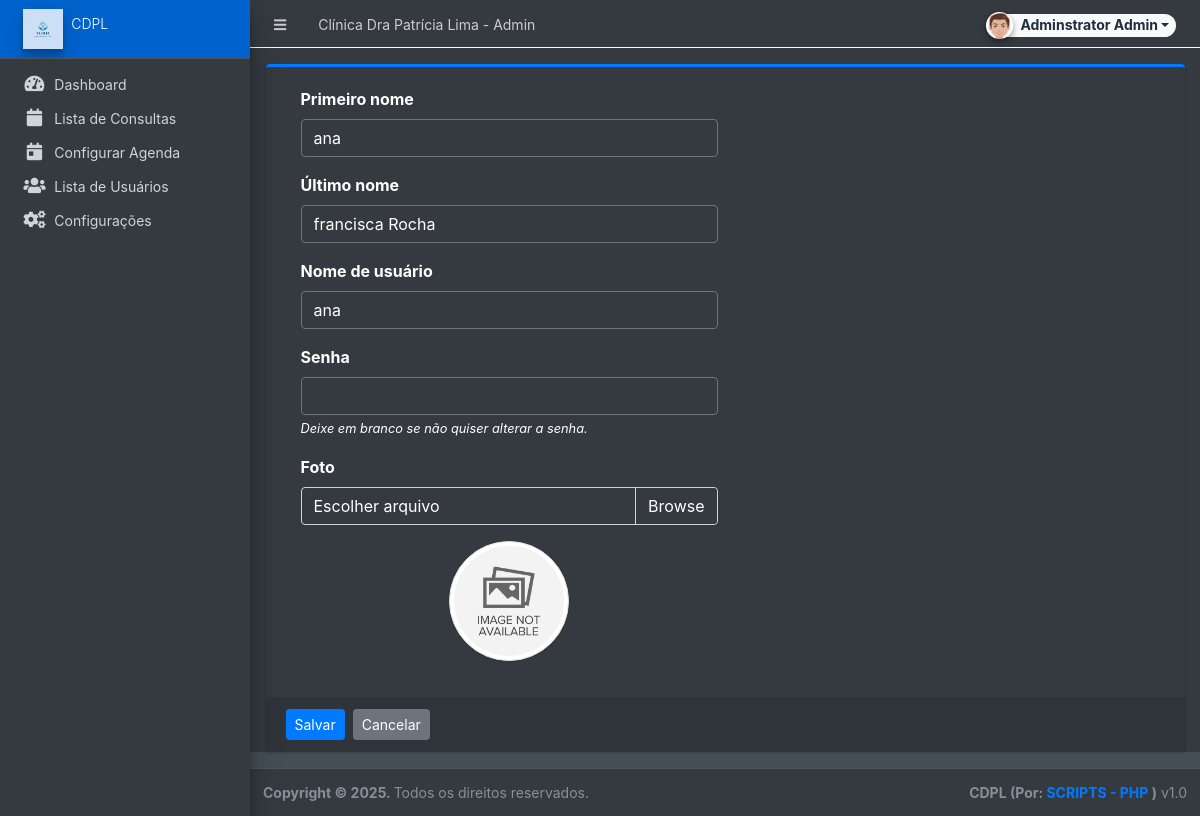
The page /admin/?page=user/manage_user&id=8 (signed in) on the database its author committed.
### tables this page shows
CREATE TABLE `users` (
  `id` int(11) NOT NULL,
  `firstname` varchar(250) NOT NULL,
  `lastname` varchar(250) NOT NULL,
  `username` text NOT NULL,
  `password` text NOT NULL,
  `avatar` text DEFAULT NULL,
  `last_login` datetime DEFAULT NULL,
  `type` tinyint(1) NOT NULL DEFAULT 0,
  `date_added` datetime NOT NULL DEFAULT current_timestamp(),
  `date_updated` datetime DEFAULT NULL ON UPDATE current_timestamp()
);

### config.php (called while the page is built, shortened)
<?php
function validate_image($file){
	if(!empty($file)){
		if(is_file(base_app.$file)){
			return base_url.$file;
		}else{
			return base_url.'dist/img/no-image-available.png';
		}
	}else{
		return base_url.'dist/img/no-image-available.png';
	}
}
?>

### admin/user/manage_user.php (the view, shortened to what this page needs)
<?php
if(isset($_GET['id']) && $_GET['id'] > 0){
    $user = $conn->query("SELECT * FROM users where id ='{$_GET['id']}'");
    foreach($user->fetch_array() as $k =>$v){
        $meta[$k] = $v;
    }
}
?>
<div class="card card-outline card-primary">
	<div class="card-body">
		<div class="container-fluid">
			<form action="" id="manage-user">
				<div class="form-group col-6">
					<label for="name">Primeiro nome</label>
					<input type="text" name="firstname" id="firstname" class="form-control" value="<?php echo isset($meta['firstname']) ? $meta['firstname']: '' ?>" required>
				</div>
				<div class="form-group col-6">
					<label for="name">Último nome</label>
					<input type="text" name="lastname" id="lastname" class="form-control" value="<?php echo isset($meta['lastname']) ? $meta['lastname']: '' ?>" required>
				</div>
				<div class="form-group col-6">
					<label for="username">Nome de usuário</label>
					<input type="text" name="username" id="username" class="form-control" value="<?php echo isset($meta['username']) ? $meta['username']: '' ?>" required  autocomplete="off">
				</div>
				<div class="form-group col-6">
					<label for="password">Senha</label>
					<input type="password" name="password" id="password" class="form-control" value="" autocomplete="off" <?php echo isset($meta['id']) ? "": 'required' ?>>
                    <?php if(isset($_GET['id'])): ?>
					<small><i>Deixe em branco se não quiser alterar a senha.</i></small>
                    <?php endif; ?>
				</div>
				<div class="form-group col-6">
					<label for="" class="control-label">Foto</label>
					<div class="custom-file">
		              <label class="custom-file-label" for="customFile">Escolher arquivo</label>
		            </div>
				</div>
				<div class="form-group col-6 d-flex justify-content-center">
					<img src="<?php echo validate_image(isset($meta['avatar']) ? $meta['avatar'] :'') ?>" alt="" id="cimg" class="img-fluid img-thumbnail">
				</div>
			</form>
		</div>
	</div>
	<div class="card-footer">
			<div class="col-md-12">
				<div class="row">
					<button class="btn btn-sm btn-primary mr-2" form="manage-user">Salvar</button>
					<a class="btn btn-sm btn-secondary" href="./?page=user/list">Cancelar</a>
				</div>
			</div>
		</div>
</div>

### admin/user/manage_user.php (style rules this page uses)
img#cimg { height: 15vh; width: 15vh; object-fit: cover; border-radius: 100% 100%; }

### rows shown on the page
users: firstname "ana", lastname "francisca Rocha", username "ana"

### other values the page prints
$_settings->info('name') "Clínica Dra Patrícia Lima"
$_settings->userdata('firstname').' '.$_settings->userdata('lastname') "Adminstrator Admin"
$_settings->info('short_name') "CDPL"
